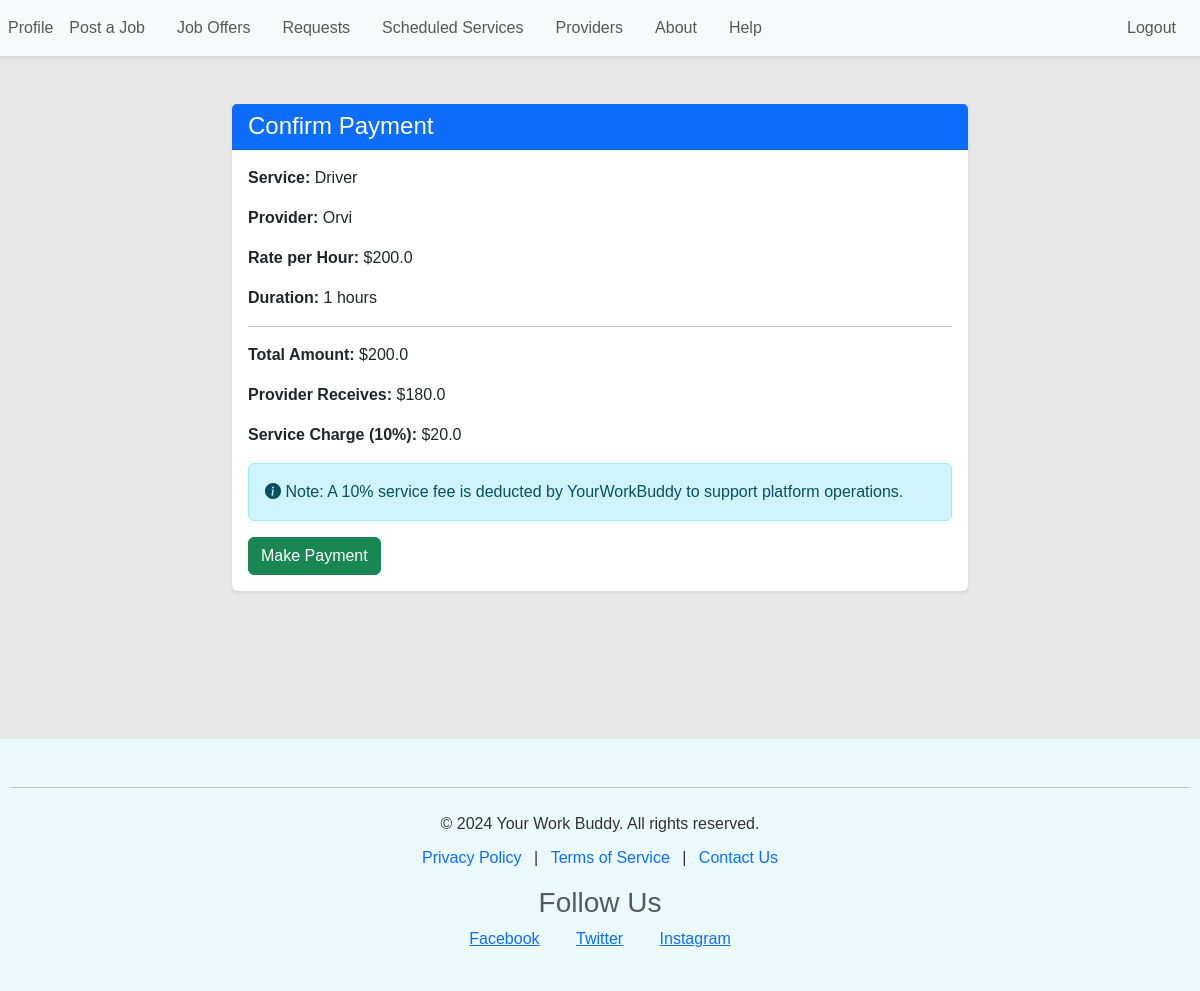
Screenshot of /make-payment/9/9/ (signed in) with the database file from the repository.
### services/models.py (models this page shows, shortened)
class Service(models.Model):
    service_id = models.IntegerField(blank=True, null=True)
    service_name = models.CharField(max_length=200, blank=True, null=True)
    description = models.TextField(blank=True, null=True)
    rate_per_hour = models.FloatField(blank=True, null=True)
    duration = models.IntegerField(blank=True, null=True)
    service_date = models.DateField(default="2024-01-01", blank=True, null=True)
    location = models.CharField(max_length=255, blank=True, null=True)
    posted_by = models.ForeignKey(settings.AUTH_USER_MODEL, on_delete=models.CASCADE, related_name='posted_services', blank=True, null=True)
    hide = models.BooleanField(default=False)

class Provider(models.Model):
    user = models.OneToOneField(settings.AUTH_USER_MODEL, on_delete=models.CASCADE, related_name='provider')
    provider_name = models.CharField(max_length=200, blank=True, null=True)
    provider_id = models.IntegerField(blank=True, null=True)
    skills = models.TextField(max_length=1000, blank=True, null=True)
    certification = models.BooleanField(blank=True, null=True)
    employement_type = models.CharField(max_length=200, blank=True, null=True)
    rating = models.FloatField(default=0)
    total_work = models.IntegerField(default=0)
    nid = models.IntegerField(blank=True, null=True)
    contact_info = models.IntegerField(blank=True, null=True)
    location = models.CharField(max_length=200, default="Default Location", blank=True, null=True)
    picture = models.ImageField(upload_to=provider_directory_path, blank=True, null=True)
    wallet_balance = models.FloatField(default=0.0)

### services/views.py (the view, shortened to what this page needs)
# urls.py: path('make-payment/<int:service_id>/<int:provider_id>/', s_views.make_payment, name='make_payment'),
@login_required
def make_payment(request, service_id, provider_id):
    service = get_object_or_404(Service, id=service_id)
    provider = get_object_or_404(Provider, id=provider_id)
    total_payment = round(service.rate_per_hour * service.duration, 2)
    provider_share = round(total_payment * 0.9, 2)
    company_cut = round(total_payment * 0.1, 2)
    return render(request, 'services/make_payment.html', {
        'service': service,
        'provider': provider,
        'total_payment': total_payment,
        'provider_share': provider_share,
        'company_cut': company_cut,
    })

### template/services/make_payment.html (shortened to what this page needs)
{% extends 'base.html' %}
{% block content %}
<div class="container my-5">
  <div class="row justify-content-center">
    <div class="col-md-8">
      <div class="card shadow-sm border-0">
        <div class="card-header bg-primary text-white">
          <h4 class="mb-0">Confirm Payment</h4>
        </div>
        <div class="card-body">
          <p><strong>Service:</strong> {{ service.service_name }}</p>
          <p><strong>Provider:</strong> {{ provider.provider_name }}</p>
          <p><strong>Rate per Hour:</strong> ${{ service.rate_per_hour }}</p>
          <p><strong>Duration:</strong> {{ service.duration }} hours</p>
          <hr>
          <p><strong>Total Amount:</strong> ${{ total_payment }}</p>
          <p><strong>Provider Receives:</strong> ${{ provider_share }}</p>
          <p><strong>Service Charge (10%):</strong> ${{ company_cut }}</p>
          <div class="alert alert-info mt-3">
            <i class="bi bi-info-circle-fill"></i>
            Note: A 10% service fee is deducted by YourWorkBuddy to support platform operations.
          </div>
          <form method="POST">
            <button type="submit" class="btn btn-success btn-block">Make Payment</button>
          </form>
        </div>
      </div>
    </div>
  </div>
</div>
{% endblock %}

### static/style.css (style rules this page uses)
body { font-family: Arial, sans-serif; background-size: cover; background-position: center; background-repeat: no-repeat; height: 100vh; display: flex; flex-direction: column; background-color:#e8e8e8; }

### rows the page displays
Service: service_name "Driver", rate_per_hour "200.0", duration "1"
Provider: provider_name "Orvi"

### other values shown
{{ total_payment }} "200.0"
{{ provider_share }} "180.0"
{{ company_cut }} "20.0"
